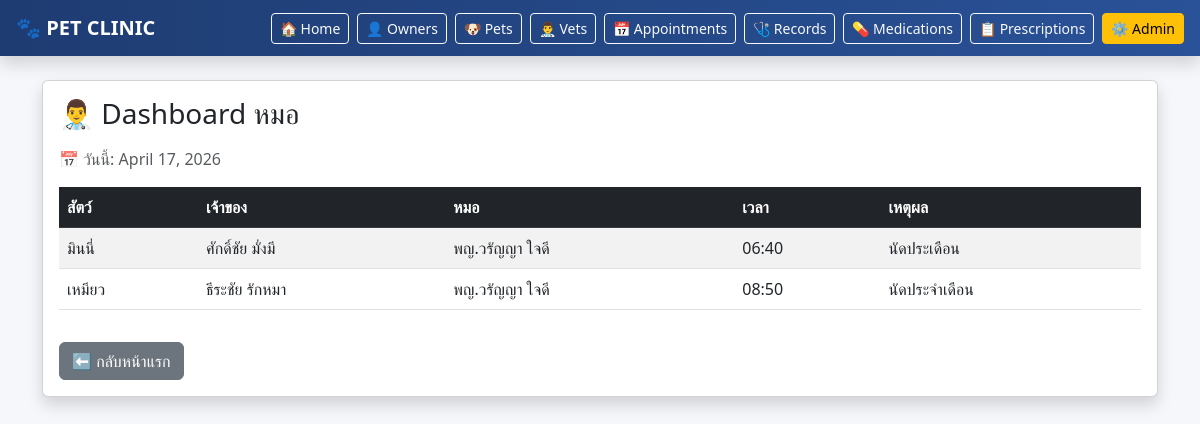
/dashboard/, run on the app's committed database.
### clinic/models.py (models this page shows, shortened)
class Appointment(models.Model):
    appointment_id = models.CharField(max_length=10, unique=True, blank=True)
    pet = models.ForeignKey(Pet, on_delete=models.CASCADE)
    vet = models.ForeignKey(Veterinarian, on_delete=models.CASCADE)
    appointment_date = models.DateTimeField()
    status = models.CharField(max_length=50)
    note = models.TextField()

class Pet(models.Model):
    pet_id = models.CharField(max_length=10, unique=True, blank=True)
    owner = models.ForeignKey(Owner, on_delete=models.CASCADE)
    name = models.CharField(max_length=100)
    species = models.CharField(max_length=50)
    breed = models.CharField(max_length=100)
    gender = models.CharField(max_length=10)
    birthdate = models.DateField()

class Owner(models.Model):
    owner_id = models.CharField(max_length=10, unique=True, blank=True)
    name = models.CharField(max_length=100)
    phone = models.CharField(max_length=20)
    email = models.EmailField()
    address = models.CharField(max_length=200)

class Veterinarian(models.Model):
    vet_id = models.CharField(max_length=10, unique=True, blank=True)
    name = models.CharField(max_length=100)
    position = models.CharField(max_length=100)
    specialty = models.CharField(max_length=100)
    phone = models.CharField(max_length=20)

### clinic/views.py (the view)
# urls.py: path('dashboard/', views.dashboard, name='dashboard'),
def dashboard(request):
    today = date.today()
    appointments = Appointment.objects.filter(appointment_date__date=today)
    return render(request, 'dashboard.html', {
        'appointments': appointments,
        'today': today
    })

### clinic/templates/dashboard.html
{% extends 'base.html' %}
{% block content %}
<div class="card shadow">
    <div class="card-body">
        <h3 class="mb-3">👨‍⚕️ Dashboard หมอ</h3>
        <p class="text-muted">📅 วันนี้: {{ today }}</p>
        {% if appointments %}
        <table class="table table-striped table-hover">
            <thead class="table-dark">
                <tr>
                    <th>สัตว์</th>
                    <th>เจ้าของ</th>
                    <th>หมอ</th>
                    <th>เวลา</th>
                    <th>เหตุผล</th>
                </tr>
            </thead>
            <tbody>
                {% for a in appointments %}
                <tr>
                    <td>{{ a.pet.name }}</td>
                    <td>{{ a.pet.owner.name }}</td>
                    <td>{{ a.vet.name }}</td>
                    <td>{{ a.appointment_date|date:"H:i" }}</td>
                    <td>{{ a.note }}</td>
                </tr>
                {% endfor %}
            </tbody>
        </table>
        {% else %}
        <p class="text-danger">❌ ไม่มีนัดวันนี้</p>
        {% endif %}
        <a href="/" class="btn btn-secondary mt-3">⬅ กลับหน้าแรก</a>
    </div>
</div>
{% endblock %}

### data on the page
Appointment: pet.name "มินนี่", pet.owner.name "ศักดิ์ชัย มั่งมี", vet.name "พญ.วรัญญา ใจดี", appointment_date "06:40", note "นัดประเดือน"
Appointment: pet.name "เหมียว", pet.owner.name "ธีระชัย รักหมา", vet.name "พญ.วรัญญา ใจดี", appointment_date "08:50", note "นัดประจำเดือน"
